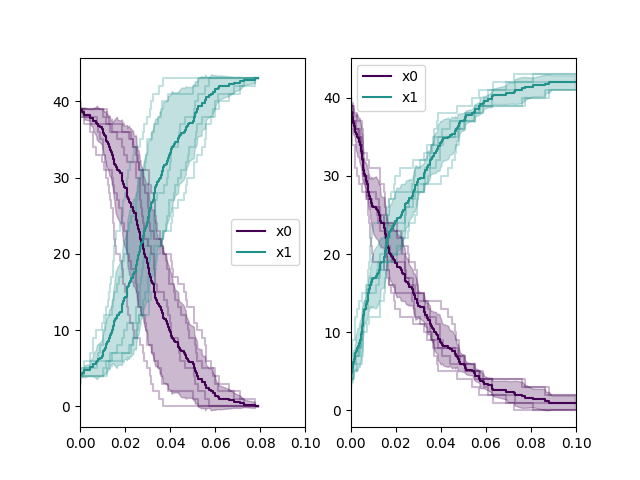

Python code for this plot:
import sys
sys.path.insert(0, '/home/yannik/ssa')

import ssa
import numpy as np
import matplotlib.pyplot as plt


def run():
    reactants0 = np.array([[1, 1]])
    products0 = np.array([[0, 2]])

    reactants1 = np.array([[1, 0]])
    products1 = np.array([[0, 1]])

    x0 = np.array([40, 3])
    t_max = 0.1
    
    k0 = np.array([2.3])
    k1 = np.array([30.0])

    nr = 5

    output = ssa.output.FullOutput()

    model0 = ssa.Model(reactants0, products0, x0, t_max, k0, output, n_procs=2)
    result0 = model0.simulate(n_reps=nr)
    _, axes = plt.subplots(1, 2)
    ssa.plot(result0, show=False, ax=axes[0])

    model1 = ssa.Model(reactants1, products1, x0, t_max, k1, output, n_procs=2)
    result1 = model1.simulate(n_reps=nr)
    ssa.plot(result1, show=False, ax=axes[1])

    plt.savefig("ex3.png")

run()
